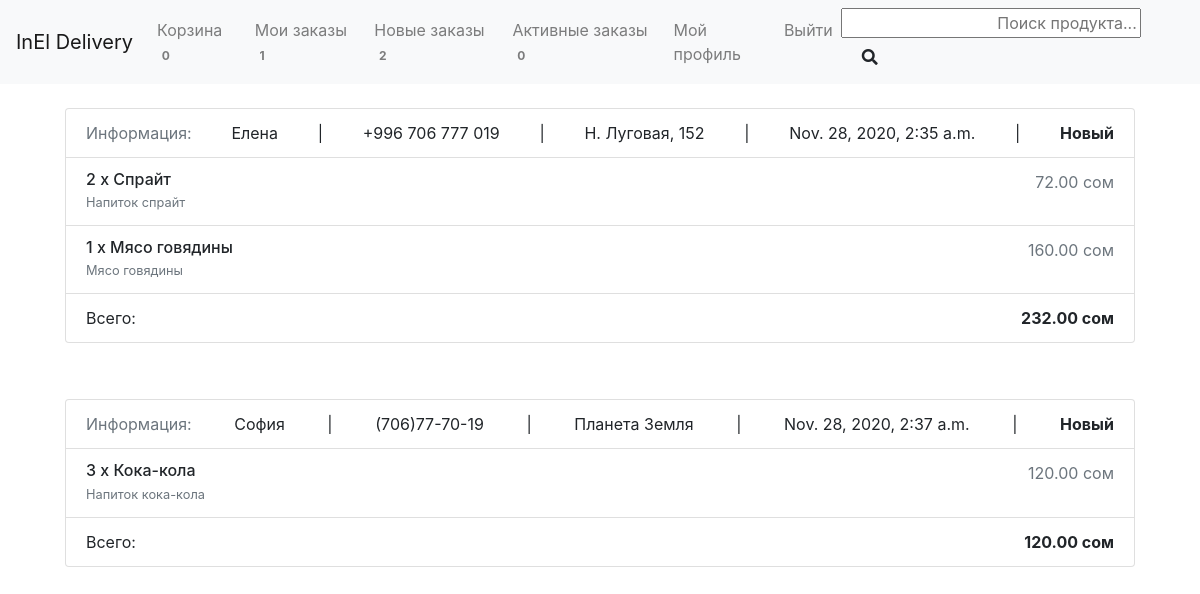
Before: /ordered/ (signed in) with the older database file.
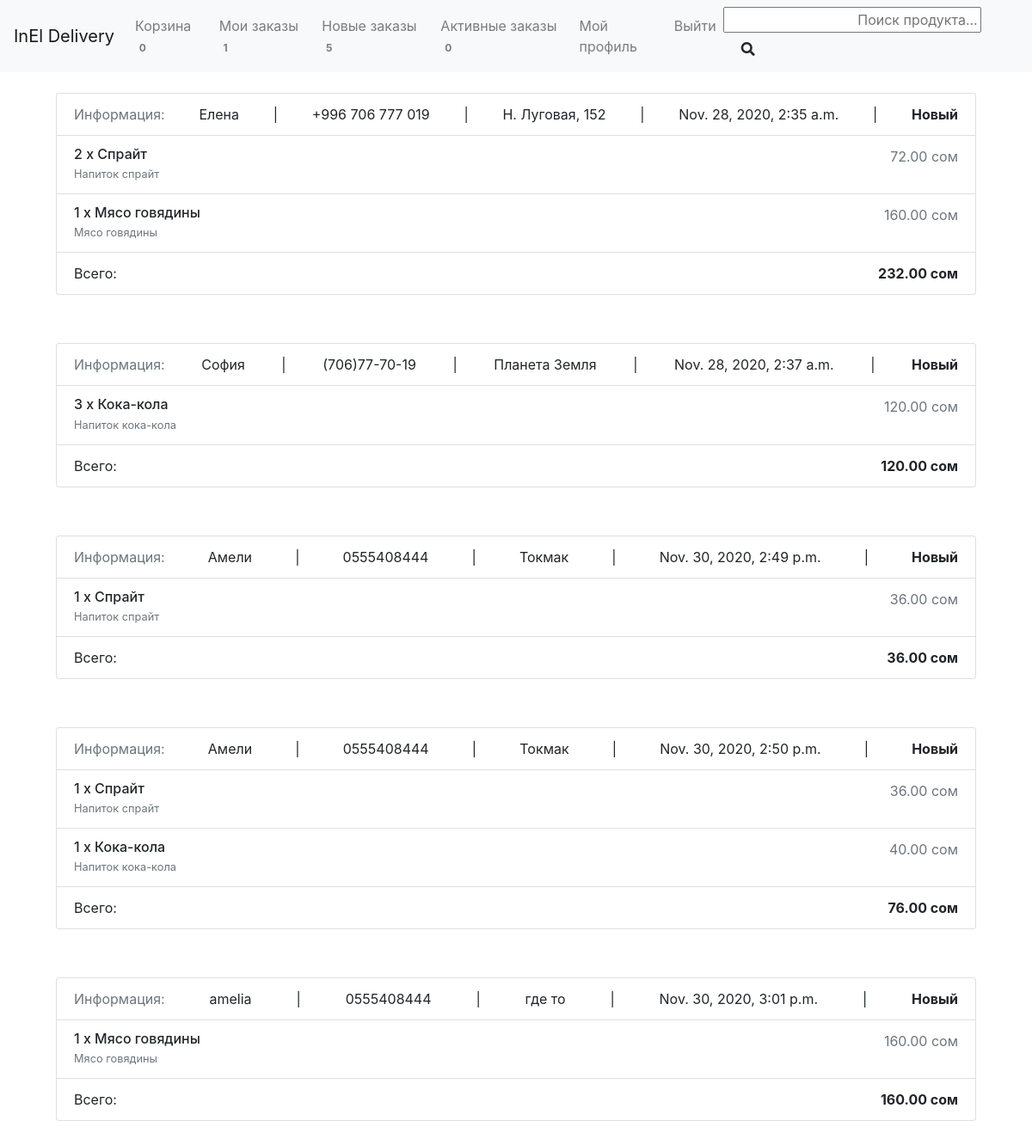
After: the same page with the newer database file.
### inel_delivery/users/models.py (models this page shows, shortened)
class User(AbstractUser):
    name = CharField(_("Name of User"), blank=True, max_length=255)

### products/models.py (models this page shows, shortened)
class Order(models.Model):
    STATUS = (
        ('Новый', 'Новый заказ'),
        ('В ожидании', 'Заказ в ожидании'),
        ('Выполнен', 'Выполненный заказ')
    )
    user = models.ForeignKey(settings.AUTH_USER_MODEL, on_delete=models.CASCADE, verbose_name="Пользователь")
    products = models.ManyToManyField(OrderProduct, verbose_name="Продукты")
    created_date = models.DateTimeField(verbose_name="Дата")
    status = models.CharField(max_length=16, default='Новый', choices=STATUS, verbose_name="Статус")
    ordered = models.BooleanField(default=False, verbose_name="Заказ оформлен")
    name = models.CharField(max_length=255, null=True, verbose_name="ИФО")
    phone = models.CharField(max_length=255, null=True, verbose_name='Номер телефона')
    address = models.TextField(null=True, verbose_name="Адрес")
    deliveryman = models.ForeignKey(Deliveryman, blank=True, null=True, on_delete=models.CASCADE, verbose_name="Курьер")
    def get_total(self):
        total = 0
        for product in self.products.all():
            total += product.get_final_price()
        return total
    class Meta:
        verbose_name = "Заказ"
        verbose_name_plural = "Заказы"
        permissions = (("view_orders_page", "Can view the orders page"),
                       ("take_orders", "Can take orders"),)

class OrderProduct(models.Model):
    user = models.ForeignKey(settings.AUTH_USER_MODEL, on_delete=models.CASCADE, verbose_name="Пользователь")
    product = models.ForeignKey(Product, on_delete=models.CASCADE, verbose_name="Продукт")
    amount = models.IntegerField(default=1, verbose_name="Количество")
    ordered = models.BooleanField(default=False, verbose_name="Заказ оформлен")
    def get_total_item_price(self):
        return self.amount * self.product.price
    def get_final_price(self):
        return self.get_total_item_price()
    class Meta:
        verbose_name = "Заказанный продукт"
        verbose_name_plural = "Заказанные продукты"

class Product(models.Model):
    name = models.CharField(max_length=255, verbose_name="Название")
    slug = models.SlugField(max_length=255, db_index=True)
    category = models.ForeignKey(Category, on_delete=models.CASCADE, verbose_name="Категория")
    store = models.ForeignKey(Store, on_delete=models.CASCADE, verbose_name="Магазин")
    price = models.DecimalField(decimal_places=2, max_digits=19, verbose_name="Цена")
    desc = models.CharField(max_length=255, verbose_name="Описание")
    available = models.BooleanField(default=True, verbose_name="Доступен")
    created = models.DateTimeField(auto_now_add=True)
    updated = models.DateTimeField(auto_now=True)
    picture = models.ImageField(upload_to="products_pic/", verbose_name="Картинка", blank=True,
                                default="products_pic/no-image.jpg")
    mini_picture = ImageSpecField(source="picture", processors=[ResizeToFill(800, 600)],
                                 format="JPEG", options={"quality": 100})
    class Meta:
        verbose_name = "Продукт"
        verbose_name_plural = "Продукты"

### products/views.py (the view)
# urls.py: path("ordered/", OrderedList.as_view(), name="ordered"),
class OrderedList(LoginRequiredMixin, PermissionRequiredMixin, ListView):
    model = Order
    permission_required = 'products.view_orders_page'
    template_name = 'products/ordered.html'
    context_object_name = 'ordered_list'
    def get_queryset(self):
        return Order.objects.filter(ordered=True, deliveryman=None)

### inel_delivery/utils/context_processors.py (called while the page is built)
def settings_context(_request):
    return {"DEBUG": settings.DEBUG}

### products/templatetags/cart_template_tags.py (called while the page is built)
@register.filter
def cart_item_count(user):
    if user.is_authenticated:
        qs = Order.objects.filter(user=user.id, ordered=False)
        if qs.exists():
            return qs[0].products.count()
    return 0

@register.filter
def ordered_count(user):
    if user.is_authenticated:
        qs = Order.objects.filter(ordered=True, deliveryman=None)
        if qs.exists():
            return qs.count()
    return 0

@register.filter
def my_order_count(user):
    if user.is_authenticated:
        qs = Order.objects.filter(user=user.id, ordered=True)
        if qs.exists():
            return qs.count()
    return 0

@register.filter
def orders_taken_count(user):
    if user.is_authenticated:
        if Deliveryman.objects.filter(user=user.id).exists():
            deliveryman = Deliveryman.objects.get(user=user.id)
            qs = Order.objects.filter(deliveryman=deliveryman)
            if qs.exists():
                return qs.count()
        return 0
    return 0

### inel_delivery/templates/products/ordered.html
{% extends "base.html" %}
{% load crispy_forms_tags %}
{% block content %}
  {% for ordered in ordered_list %}
    <div class="card-body">
      <ul class="list-group mb-3 z-depth-1">
        <li class="list-group-item d-flex justify-content-between lh-condensed">
          <span class="text-muted">Информация:</span>
          <span>{{ ordered.name }}</span>|<span>{{ ordered.phone }}</span>|
          <span>{{ ordered.address }}</span>|<span>{{ ordered.created_date }}</span>|
          <strong><span>{{ ordered.status }}</span></strong>
        </li>
        {% for order_product in ordered.products.all %}
        <li class="list-group-item d-flex justify-content-between lh-condensed">
            <div>
              <h6 class="my-0">{{ order_product.amount }} x {{ order_product.product.name }}</h6>
              <small class="text-muted">{{ order_product.product.desc }}</small>
            </div>
            <span class="text-muted">{{ order_product.get_final_price }} сом</span>
        </li>
        {% endfor %}
        <li class="list-group-item d-flex justify-content-between">
            <span>Всего:</span>
            <strong>{{ ordered.get_total }} сом</strong>
        </li>
      </ul>
    </div>
  {% endfor %}
{% endblock %}

### inel_delivery/templates/base.html (shortened to what this page needs)
{% load static i18n %}
{% load cart_template_tags %}
<!DOCTYPE html>
<html lang="en">
  <head>
    {% block css %}
    <link rel="stylesheet" href="https://pro.fontawesome.com/releases/v5.10.0/css/all.css"/>
    <link href="https://stackpath.bootstrapcdn.com/bootstrap/4.3.1/css/bootstrap.min.css" rel="stylesheet">
    <link href="{% static 'css/project.css' %}" rel="stylesheet">
    {% endblock %}
  </head>
  <body>
    <div class="mb-1">
      <nav class="navbar navbar-expand-md navbar-light bg-light">
        <a class="navbar-brand" href="{% url 'products:store_list' %}">InEl Delivery</a>
        <div class="collapse navbar-collapse" id="navbarSupportedContent">
          <ul class="navbar-nav mr-auto">
          {% if request.user.is_authenticated %}
            <li class="nav-item">
              <a class="nav-link" href="{% url 'products:order-summary' %}">Корзина
              <span class="badge red z-depth-1 mr-1"> {{ request.user|cart_item_count }} </span></a>
            </li>
            <li class="nav-item">
              <a class="nav-link" href="{% url 'products:order_owner_list' %}">Мои заказы
              <span class="badge red z-depth-1 mr-1"> {{ request.user|my_order_count }} </span></a>
            </li>
            {% if perms.products.view_orders_page %}
              <li class="nav-item">
                <a class="nav-link" href="{% url 'products:ordered' %}">Новые заказы
                <span class="badge red z-depth-1 mr-1"> {{ request.user|ordered_count }} </span></a>
              </li>
               <li class="nav-item">
                <a class="nav-link" href="{% url 'products:orders_taken' %}">Активные заказы
                <span class="badge red z-depth-1 mr-1"> {{ request.user|orders_taken_count }} </span></a>
              </li>
            {% endif %}
              <li class="nav-item">
                <a class="nav-link" href="{% url 'users:detail' request.user.username  %}">Мой профиль</a>
              </li>
              <li class="nav-item">
                <a class="nav-link" href="{% url 'account_logout' %}">Выйти</a>
              </li>
            {% endif %}
          </ul>
        </div>
      <form action="{% url 'products:search_products' %}" method="get">
          <input name="q" type="text" placeholder="Поиск продукта..." aria-label="Search" style="text-align: right; margin-right: 20px; width: 300px;">
          <button href="{% url 'products:search_products' %}" class="btn btn-outline-white btn-md my-0 ml-sm-2" type="submit"><i class="fas fa-search"></i></button>
      </form>
      </nav>
    </div>
    <div class="container">
      {% block content %}{% endblock content %}
    </div>
  </body>
</html>

Changed rows visible on the page:
computed for User id 1: user|ordered_count "2" → "5"
added Order: name "Амели", phone "0555408444", address "Токмак", created_date "Nov. 30, 2020, 2:49 p.m.", status "Новый", get_total "36.00"
added OrderProduct: amount "1", product.name "Спрайт", product.desc "Напиток спрайт", get_final_price "36.00"
added Order: name "Амели", phone "0555408444", address "Токмак", created_date "Nov. 30, 2020, 2:50 p.m.", status "Новый", get_total "76.00"
added OrderProduct: amount "1", product.name "Кока-кола", product.desc "Напиток кока-кола", get_final_price "40.00", shown under "Амели"
added Order: name "amelia", phone "0555408444", address "где то", created_date "Nov. 30, 2020, 3:01 p.m.", status "Новый", get_total "160.00"
added OrderProduct: amount "1", product.name "Мясо говядины", product.desc "Мясо говядины", get_final_price "160.00", shown under "amelia"
